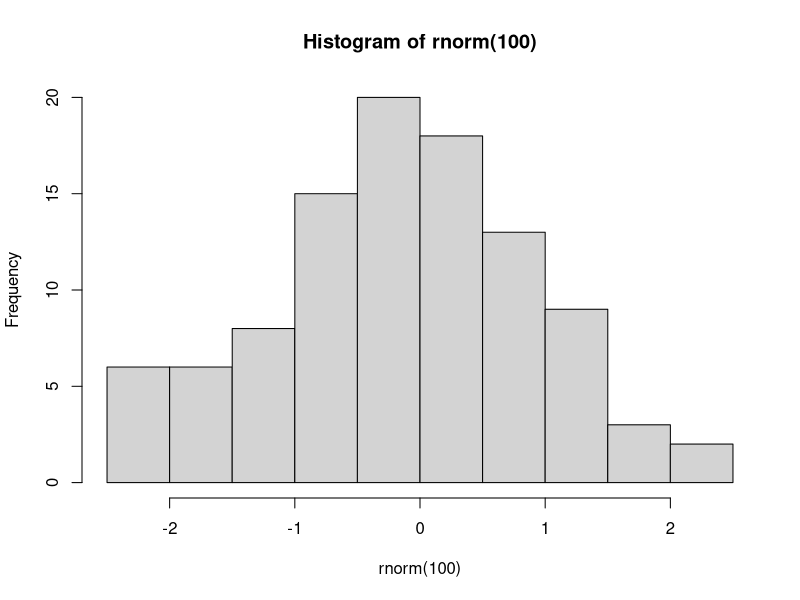

Write R code to recreate this figure.
pdf("myPdf.pdf")  # set graphical output file
hist(rnorm(100))  # generate 100 N(0,1) variates and plot their histogram
dev.off()  # close the graphical output file
# We call dev.off() to close the graphical “device” we are using, 
# which is the file myPdf.pdf.pdf in this case. This is the mechanism that actually causes the file to be written to disk.